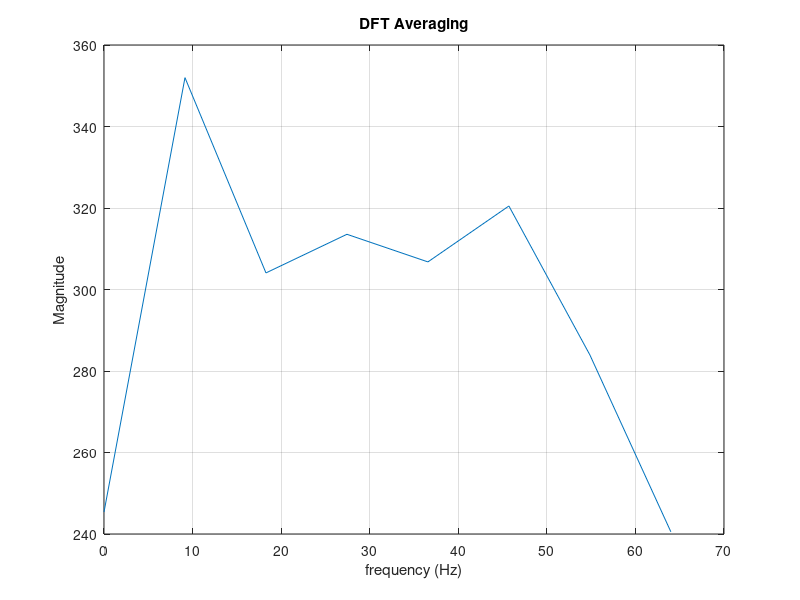

Recreate this plot in MATLAB.
% 459 lab 1 Part 1-2
% apply DFT averaging 
% partition input signal into L subsets

load xn                 % load signal xn
x = xn(1:1792);         % make signal an even length

K = 128;                % length of each subset
L = 14;                 % number of subsets 

xm = reshape(x, 14, 128);   % create K x L matrix 

xk = 1;                % initialize a variable to store the dft sequence

for i = 1:K-1
    d = xm(:,i );       % ith row of matrix xm
    j = abs(fft(d));    % abs of fft sequence of ith row
    xk = xk + j;        % running total of fft rows
end

avg = xk/L;             % arithmetic average of the L sets of DFT sequences

f = linspace(0, 128/2,8);   % frequency vector
avg_sub = avg(1:L/2+1);

plot(f,avg_sub)         
title('DFT Averaging');
grid 
xlabel('frequency (Hz)')
ylabel('Magnitude')